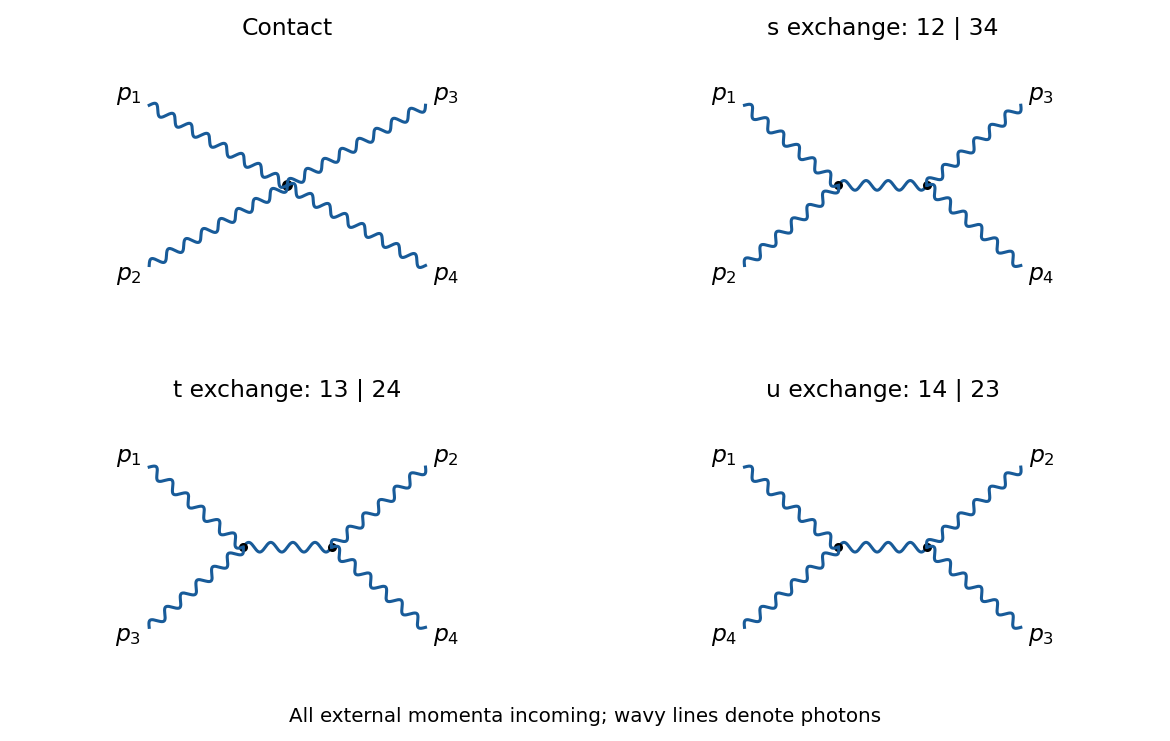

Here is the Python script that generated this plot:
"""Draw the four tree graphs; tested with Python 3.14, NumPy 2.3.5 and Matplotlib 3.10.7."""
from pathlib import Path
import matplotlib
matplotlib.use("Agg")
import matplotlib.pyplot as plt
import numpy as np


def wave(ax, start, end, amplitude=0.035):
    start, end = np.array(start, dtype=float), np.array(end, dtype=float)
    vector = end - start
    length = np.linalg.norm(vector)
    t = np.linspace(0, 1, 400)
    normal = np.array([-vector[1], vector[0]]) / length
    cycles = max(3, round(length * 7))
    pts = start[:, None] + vector[:, None] * t + normal[:, None] * amplitude * np.sin(2 * np.pi * cycles * t)
    ax.plot(pts[0], pts[1], color="#185b99", linewidth=1.7)


def main():
    fig, axes = plt.subplots(2, 2, figsize=(9, 5.7), dpi=130, facecolor="white")
    ends = [(-1, .58), (-1, -.58), (1, .58), (1, -.58)]
    panels = [("Contact", (1, 2, 3, 4)),
              ("s exchange: 12 | 34", (1, 2, 3, 4)),
              ("t exchange: 13 | 24", (1, 3, 2, 4)),
              ("u exchange: 14 | 23", (1, 4, 2, 3))]
    for ax, (title, labels) in zip(axes.flat, panels):
        ax.set_facecolor("white")
        ax.set_aspect("equal")
        ax.axis("off")
        ax.set_xlim(-1.45, 1.45)
        ax.set_ylim(-.92, 1.02)
        ax.set_title(title, fontsize=13, pad=5)
        if title == "Contact":
            nodes = [(0, 0)] * 4
            ax.plot(0, 0, "o", color="black", markersize=5)
        else:
            nodes = [(-.32, 0)] * 2 + [(.32, 0)] * 2
            wave(ax, (-.32, 0), (.32, 0))
            ax.plot([-.32, .32], [0, 0], "o", color="black", markersize=4)
        for end, node, label in zip(ends, nodes, labels):
            wave(ax, node, end)
            ax.text(end[0] * 1.15, end[1] * 1.12, rf"$p_{label}$", fontsize=13,
                    ha="center", va="center")
    fig.text(.5, .025, "All external momenta incoming; wavy lines denote photons", ha="center", fontsize=11)
    fig.subplots_adjust(left=.03, right=.97, top=.94, bottom=.09, hspace=.35, wspace=.18)
    fig.savefig(Path.cwd() / Path(__file__).with_suffix(".png").name, facecolor="white", transparent=False)
    plt.close(fig)


if __name__ == "__main__":
    main()
